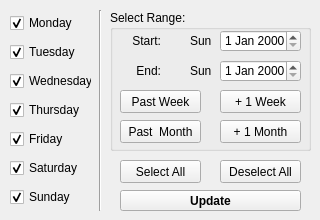
              <widget class="QWidget" name="tab_2">
               <attribute name="title">
                <string>Select Days</string>
               </attribute>
               <widget class="QWidget" name="verticalLayoutWidget">
                <property name="geometry">
                 <rect>
                  <x>10</x>
                  <y>10</y>
                  <width>82</width>
                  <height>201</height>
                 </rect>
                </property>
                <layout class="QVBoxLayout" name="verticalLayout">
                 <item>
                  <widget class="QCheckBox" name="t2_monday_checkBox">
                   <property name="text">
                    <string>Monday</string>
                   </property>
                   <property name="checked">
                    <bool>true</bool>
                   </property>
                  </widget>
                 </item>
                 <item>
                  <widget class="QCheckBox" name="t2_tuesday_checkBox">
                   <property name="text">
                    <string>Tuesday</string>
                   </property>
                   <property name="checked">
                    <bool>true</bool>
                   </property>
                  </widget>
                 </item>
                 <item>
                  <widget class="QCheckBox" name="t2_wednesday_checkBox">
                   <property name="text">
                    <string>Wednesday</string>
                   </property>
                   <property name="checked">
                    <bool>true</bool>
                   </property>
                  </widget>
                 </item>
                 <item>
                  <widget class="QCheckBox" name="t2_thursday_checkBox">
                   <property name="text">
                    <string>Thursday</string>
                   </property>
                   <property name="checked">
                    <bool>true</bool>
                   </property>
                  </widget>
                 </item>
                 <item>
                  <widget class="QCheckBox" name="t2_friday_checkBox">
                   <property name="text">
                    <string>Friday</string>
                   </property>
                   <property name="checked">
                    <bool>true</bool>
                   </property>
                  </widget>
                 </item>
                 <item>
                  <widget class="QCheckBox" name="t2_saturday_checkBox">
                   <property name="text">
                    <string>Saturday</string>
                   </property>
                   <property name="checked">
                    <bool>true</bool>
                   </property>
                  </widget>
                 </item>
                 <item>
                  <widget class="QCheckBox" name="t2_sunday_checkBox">
                   <property name="text">
                    <string>Sunday</string>
                   </property>
                   <property name="checked">
                    <bool>true</bool>
                   </property>
                  </widget>
                 </item>
                </layout>
               </widget>
               <widget class="Line" name="line_2">
                <property name="geometry">
                 <rect>
                  <x>90</x>
                  <y>10</y>
                  <width>20</width>
                  <height>201</height>
                 </rect>
                </property>
                <property name="orientation">
                 <enum>Qt::Vertical</enum>
                </property>
               </widget>
               <widget class="QGroupBox" name="t2_selectrange_groupBox">
                <property name="geometry">
                 <rect>
                  <x>110</x>
                  <y>10</y>
                  <width>201</width>
                  <height>141</height>
                 </rect>
                </property>
                <property name="title">
                 <string>Select Range:</string>
                </property>
                <widget class="QDateEdit" name="t2_end_dateEdit">
                 <property name="geometry">
                  <rect>
                   <x>110</x>
                   <y>50</y>
                   <width>81</width>
                   <height>22</height>
                  </rect>
                 </property>
                </widget>
                <widget class="QLabel" name="t2_min_label">
                 <property name="geometry">
                  <rect>
                   <x>20</x>
                   <y>20</y>
                   <width>31</width>
                   <height>21</height>
                  </rect>
                 </property>
                 <property name="text">
                  <string>Start:</string>
                 </property>
                 <property name="alignment">
                  <set>Qt::AlignRight|Qt::AlignTrailing|Qt::AlignVCenter</set>
                 </property>
                </widget>
                <widget class="QDateEdit" name="t2_start_dateEdit">
                 <property name="geometry">
                  <rect>
                   <x>110</x>
                   <y>20</y>
                   <width>81</width>
                   <height>22</height>
                  </rect>
                 </property>
                </widget>
                <widget class="QLabel" name="t2_max_label">
                 <property name="geometry">
                  <rect>
                   <x>20</x>
                   <y>50</y>
                   <width>31</width>
                   <height>21</height>
                  </rect>
                 </property>
                 <property name="text">
                  <string>End:</string>
                 </property>
                 <property name="alignment">
                  <set>Qt::AlignRight|Qt::AlignTrailing|Qt::AlignVCenter</set>
                 </property>
                </widget>
                <widget class="QLabel" name="t2_selectweekdaystart_label">
                 <property name="geometry">
                  <rect>
                   <x>80</x>
                   <y>20</y>
                   <width>21</width>
                   <height>21</height>
                  </rect>
                 </property>
                 <property name="text">
                  <string>Sun</string>
                 </property>
                </widget>
                <widget class="QLabel" name="t2_selectweekdayend_label">
                 <property name="geometry">
                  <rect>
                   <x>80</x>
                   <y>50</y>
                   <width>21</width>
                   <height>21</height>
                  </rect>
                 </property>
                 <property name="text">
                  <string>Sun</string>
                 </property>
                </widget>
                <widget class="QPushButton" name="t2_pastmonth_pushButton">
                 <property name="geometry">
                  <rect>
                   <x>10</x>
                   <y>110</y>
                   <width>81</width>
                   <height>23</height>
                  </rect>
                 </property>
                 <property name="toolTip">
                  <string>Show past 28 full days.</string>
                 </property>
                 <property name="text">
                  <string>Past  Month</string>
                 </property>
                </widget>
                <widget class="QPushButton" name="t2_onemonth_pushButton">
                 <property name="geometry">
                  <rect>
                   <x>110</x>
                   <y>110</y>
                   <width>81</width>
                   <height>23</height>
                  </rect>
                 </property>
                 <property name="toolTip">
                  <string>Start date plus 28 days.</string>
                 </property>
                 <property name="text">
                  <string>+ 1 Month</string>
                 </property>
                </widget>
                <widget class="QPushButton" name="t2_pastweek_pushButton">
                 <property name="geometry">
                  <rect>
                   <x>10</x>
                   <y>80</y>
                   <width>81</width>
                   <height>23</height>
                  </rect>
                 </property>
                 <property name="toolTip">
                  <string>Show past 7 full days.</string>
                 </property>
                 <property name="text">
                  <string>Past Week</string>
                 </property>
                </widget>
                <widget class="QPushButton" name="t2_oneweek_pushButton">
                 <property name="geometry">
                  <rect>
                   <x>110</x>
                   <y>80</y>
                   <width>81</width>
                   <height>23</height>
                  </rect>
                 </property>
                 <property name="toolTip">
                  <string>Start date plus 7 days.</string>
                 </property>
                 <property name="text">
                  <string>+ 1 Week</string>
                 </property>
                </widget>
               </widget>
               <widget class="QPushButton" name="t2_update_pushButton">
                <property name="geometry">
                 <rect>
                  <x>120</x>
                  <y>190</y>
                  <width>181</width>
                  <height>21</height>
                 </rect>
                </property>
                <property name="font">
                 <font>
                  <weight>75</weight>
                  <bold>true</bold>
                 </font>
                </property>
                <property name="text">
                 <string>Update</string>
                </property>
                <property name="shortcut">
                 <string>Return</string>
                </property>
               </widget>
               <widget class="QPushButton" name="t2_deselectall_pushButton">
                <property name="geometry">
                 <rect>
                  <x>220</x>
                  <y>160</y>
                  <width>81</width>
                  <height>23</height>
                 </rect>
                </property>
                <property name="toolTip">
                 <string>Deselect all weekdays.</string>
                </property>
                <property name="text">
                 <string>Deselect All</string>
                </property>
               </widget>
               <widget class="QPushButton" name="t2_selectall_pushButton">
                <property name="geometry">
                 <rect>
                  <x>120</x>
                  <y>160</y>
                  <width>81</width>
                  <height>23</height>
                 </rect>
                </property>
                <property name="toolTip">
                 <string>Select all weekdays.</string>
                </property>
                <property name="text">
                 <string>Select All</string>
                </property>
               </widget>
              </widget>
